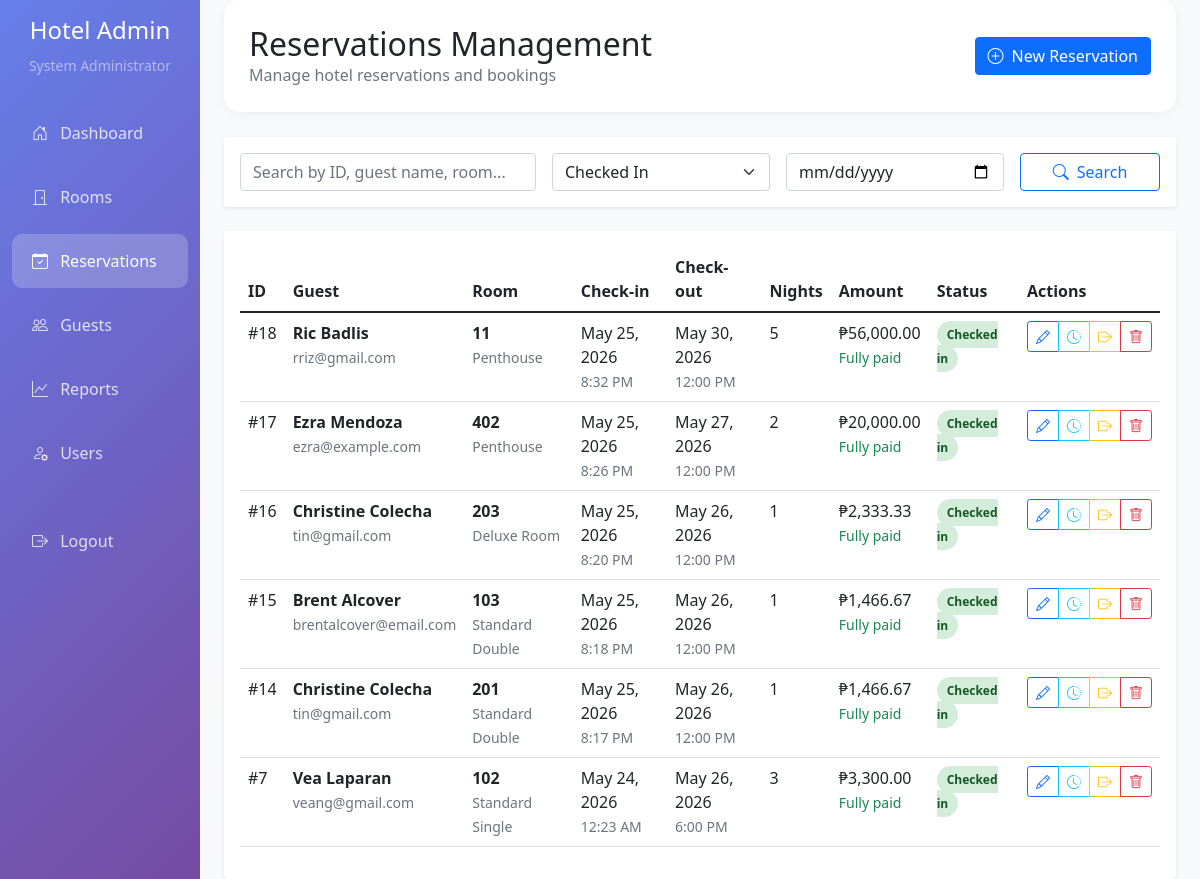
Screenshot of /admin/reservations.php?filter_status=checked_in (signed in) with the database file from the repository.
### tables this page shows
CREATE TABLE `reservations` (
  `reservation_id` int(11) NOT NULL,
  `guest_id` int(11) NOT NULL,
  `room_id` int(11) NOT NULL,
  `check_in_date` date NOT NULL,
  `check_in_time` time NOT NULL DEFAULT curtime(),
  `check_out_date` date NOT NULL,
  `check_out_time` time NOT NULL DEFAULT '12:00:00',
  `total_amount` decimal(10,2) NOT NULL,
  `status` enum('confirmed','checked_in','checked_out','cancelled') DEFAULT 'confirmed',
  `created_by` int(11) NOT NULL,
  `created_at` timestamp NOT NULL DEFAULT current_timestamp()
);

CREATE TABLE `guests` (
  `guest_id` int(11) NOT NULL,
  `first_name` varchar(50) NOT NULL,
  `last_name` varchar(50) NOT NULL,
  `email` varchar(100) NOT NULL,
  `phone` varchar(20) NOT NULL,
  `address` text DEFAULT NULL,
  `id_number` varchar(50) DEFAULT NULL,
  `created_at` timestamp NOT NULL DEFAULT current_timestamp()
);

CREATE TABLE `rooms` (
  `room_id` int(11) NOT NULL,
  `room_number` varchar(10) NOT NULL,
  `type_id` int(11) NOT NULL,
  `floor_number` int(11) NOT NULL,
  `status` enum('available','occupied','maintenance','reserved') DEFAULT 'available'
);

CREATE TABLE `room_types` (
  `type_id` int(11) NOT NULL,
  `type_name` varchar(50) NOT NULL,
  `description` text DEFAULT NULL,
  `base_price` decimal(10,2) NOT NULL,
  `max_occupancy` int(11) NOT NULL
);

### config/database.php (called while the page is built, shortened)
<?php
class Database {
    private $host = "localhost";
    private $username = "root";
    private $password = "";
    private $database = "hotel_reservation";
    private $connection;
    public function __construct() {
        $this->connection = $this->getConnection();
    }
    private function getConnection() {
        try {
            $conn = new mysqli($this->host, $this->username, $this->password, $this->database);
            $conn->set_charset("utf8");
            return $conn;
        } catch (Exception $e) {
            die("Database connection error: " . $e->getMessage());
        }
    }
    public function query($sql) {
        $result = $this->connection->query($sql);
        return $result;
    }
}
?>

### functions/availability.php (called while the page is built, shortened)
<?php
function hasReservationTimeColumns($db) {
    $result = $db->query("SHOW COLUMNS FROM reservations LIKE 'check_out_time'");
    return $result && $result->num_rows > 0;
}

### admin/reservations.php (the view, shortened to what this page needs)
<?php
require_once __DIR__ . '/../config/database.php';
require_once __DIR__ . '/../functions/availability.php';
$db = new Database();
$search = $_GET['search'] ?? '';
$filter_status = $_GET['filter_status'] ?? '';
$filter_date = $_GET['filter_date'] ?? '';
$hasTimeColumns = hasReservationTimeColumns($db);
$checkInTimeExpr = $hasTimeColumns ? 'r.check_in_time' : "'14:00:00'";
$checkOutTimeExpr = $hasTimeColumns ? 'r.check_out_time' : "'12:00:00'";
$sql = "SELECT r.*, $checkInTimeExpr as check_in_time, $checkOutTimeExpr as check_out_time, CONCAT(g.first_name, ' ', g.last_name) as guest_name,
        g.email as guest_email, g.phone as guest_phone,
        room.room_number, rt.type_name,
        COALESCE(payments_summary.paid_amount, 0) AS paid_amount,
        GREATEST(r.total_amount - COALESCE(payments_summary.paid_amount, 0), 0) AS remaining_amount
        FROM reservations r
        LEFT JOIN guests g ON r.guest_id = g.guest_id
        LEFT JOIN rooms room ON r.room_id = room.room_id
        LEFT JOIN room_types rt ON room.type_id = rt.type_id
        LEFT JOIN (
            SELECT reservation_id, SUM(amount) AS paid_amount
            FROM payments
            WHERE status = 'completed'
            GROUP BY reservation_id
        ) payments_summary ON payments_summary.reservation_id = r.reservation_id
        WHERE 1=1";
if ($filter_status) {
    $sql .= " AND r.status = '$filter_status'";
}
$sql .= " ORDER BY r.created_at DESC";
$reservationsResult = $db->query($sql);
?>
<!DOCTYPE html>
<html lang="en">
<head>
    <link href="https://cdn.jsdelivr.net/npm/bootstrap@5.1.3/dist/css/bootstrap.min.css" rel="stylesheet">
    <link rel="stylesheet" href="../node_modules/bootstrap-icons/font/bootstrap-icons.css">
</head>
<body>
    <div class="container-fluid">
        <div class="row">
            <nav class="col-md-3 col-lg-2 d-md-block sidebar collapse">
                <div class="position-sticky pt-3">
                    <div class="text-center mb-4">
                        <h4 class="text-white">Hotel Admin</h4>
                        <small class="text-white-50"><?php echo $_SESSION['full_name']; ?></small>
                    </div>
                    <ul class="nav flex-column">
                        <li class="nav-item">
                            <a class="nav-link" href="dashboard.php">
                                <i class="bi bi-house-door me-2"></i> Dashboard
                            </a>
                        </li>
                        <li class="nav-item">
                            <a class="nav-link" href="rooms.php">
                                <i class="bi bi-door-closed me-2"></i> Rooms
                            </a>
                        </li>
                        <li class="nav-item">
                            <a class="nav-link active" href="reservations.php">
                                <i class="bi bi-calendar-check me-2"></i> Reservations
                            </a>
                        </li>
                        <li class="nav-item">
                            <a class="nav-link" href="guests.php">
                                <i class="bi bi-people me-2"></i> Guests
                            </a>
                        </li>
                        <li class="nav-item">
                            <a class="nav-link" href="reports.php">
                                <i class="bi bi-graph-up me-2"></i> Reports
                            </a>
                        </li>
                        <li class="nav-item">
                            <a class="nav-link" href="users.php">
                                <i class="bi bi-person-gear me-2"></i> Users
                            </a>
                        </li>
                        <li class="nav-item mt-4">
                            <a class="nav-link" href="../logout.php">
                                <i class="bi bi-box-arrow-right me-2"></i> Logout
                            </a>
                        </li>
                    </ul>
                </div>
            </nav>
            <main class="col-md-9 ms-sm-auto col-lg-10 px-md-4 main-content">
                <div class="page-header">
                    <div class="d-flex justify-content-between align-items-center">
                        <div>
                            <h2 class="mb-0">Reservations Management</h2>
                            <p class="text-muted mb-0">Manage hotel reservations and bookings</p>
                        </div>
                        <button class="btn btn-primary" data-bs-toggle="modal" data-bs-target="#reservationModal">
                            <i class="bi bi-plus-circle me-2"></i>New Reservation
                        </button>
                    </div>
                </div>
                <div class="card border-0 shadow-sm mb-4">
                    <div class="card-body">
                        <form method="GET" class="row g-3">
                            <div class="col-md-4">
                                <input type="text" class="form-control" name="search"
                                       placeholder="Search by ID, guest name, room..."
                                       value="<?php echo $search; ?>">
                            </div>
                            <div class="col-md-3">
                                <select class="form-select" name="filter_status">
                                    <option value="checked_in" <?php echo $filter_status == 'checked_in' ? 'selected' : ''; ?>>Checked In</option>
                                </select>
                            </div>
                            <div class="col-md-3">
                                <input type="date" class="form-control" name="filter_date"
                                       value="<?php echo $filter_date; ?>">
                            </div>
                            <div class="col-md-2">
                                <button type="submit" class="btn btn-outline-primary w-100">
                                    <i class="bi bi-search me-2"></i>Search
                                </button>
                            </div>
                        </form>
                    </div>
                </div>
                <div class="card border-0 shadow-sm">
                    <div class="card-body">
                        <div class="table-responsive">
                            <table class="table table-hover">
                                <thead>
                                    <tr>
                                        <th>ID</th>
                                        <th>Guest</th>
                                        <th>Room</th>
                                        <th>Check-in</th>
                                        <th>Check-out</th>
                                        <th>Nights</th>
                                        <th>Amount</th>
                                        <th>Status</th>
                                        <th>Actions</th>
                                    </tr>
                                </thead>
                                <tbody>
                                    <?php while ($reservation = $reservationsResult->fetch_assoc()): ?>
                                    <tr>
                                        <td>#<?php echo $reservation['reservation_id']; ?></td>
                                        <td>
                                            <div>
                                                <strong><?php echo $reservation['guest_name']; ?></strong><br>
                                                <small class="text-muted"><?php echo $reservation['guest_email']; ?></small>
                                            </div>
                                        </td>
                                        <td>
                                            <div>
                                                <strong><?php echo $reservation['room_number']; ?></strong><br>
                                                <small class="text-muted"><?php echo $reservation['type_name']; ?></small>
                                            </div>
                                        </td>
                                        <?php
                                            $checkInDateTime = $reservation['check_in_date'];
                                            $checkOutDateTime = $reservation['check_out_date'];
                                            $checkInTime = !empty($reservation['check_in_time']) ? $reservation['check_in_time'] : '14:00:00';
                                            $checkOutTime = !empty($reservation['check_out_time']) ? $reservation['check_out_time'] : '12:00:00';
                                            $checkInDateTime .= ' ' . $checkInTime;
                                            $checkOutDateTime .= ' ' . $checkOutTime;
                                            $checkInTs = strtotime($checkInDateTime);
                                            $checkOutTs = strtotime($checkOutDateTime);
                                            $nights = max(1, ceil(($checkOutTs - $checkInTs) / (60 * 60 * 24)));
                                            $checkInDisplayDate = date('M d, Y', $checkInTs);
                                            $checkOutDisplayDate = date('M d, Y', $checkOutTs);
                                            $checkInDisplayTime = date('g:i A', strtotime($checkInTime));
                                            $checkOutDisplayTime = date('g:i A', strtotime($checkOutTime));
                                        ?>
                                        <td>
                                            <?php echo $checkInDisplayDate; ?><br>
                                            <?php if ($checkInDisplayTime): ?>
                                                <small class="text-muted"><?php echo $checkInDisplayTime; ?></small>
                                            <?php endif; ?>
                                        </td>
                                        <td>
                                            <?php echo $checkOutDisplayDate; ?><br>
                                            <?php if ($checkOutDisplayTime): ?>
                                                <small class="text-muted"><?php echo $checkOutDisplayTime; ?></small>
                                            <?php endif; ?>
                                        </td>
                                        <td><?php echo $nights; ?></td>
                                        <td>
                                            ₱<?php echo number_format($reservation['total_amount'], 2); ?>
                                            <?php if ((float)$reservation['remaining_amount'] > 0): ?>
                                                <br><small class="text-warning">Balance: ₱<?php echo number_format($reservation['remaining_amount'], 2); ?></small>
                                            <?php else: ?>
                                                <br><small class="text-success">Fully paid</small>
                                            <?php endif; ?>
                                        </td>
                                        <td>
                                            <span class="status-badge status-<?php echo $reservation['status']; ?>">
                                                <?php echo ucfirst(str_replace('_', ' ', $reservation['status'])); ?>
                                            </span>
                                        </td>
                                        <td>
                                            <div class="btn-group" role="group">
                                                <button class="btn btn-sm btn-outline-primary"
                                                        onclick="editReservation(<?php echo $reservation['reservation_id']; ?>)">
                                                    <i class="bi bi-pencil"></i>
                                                </button>
                                                <?php if ($reservation['status'] == 'checked_in'): ?>
                                                <button class="btn btn-sm btn-outline-info"
                                                        onclick="openExtendModal(<?php echo $reservation['reservation_id']; ?>)">
                                                    <i class="bi bi-clock-history"></i>
                                                </button>
                                                <button class="btn btn-sm btn-outline-warning"
                                                        onclick="checkOut(<?php echo $reservation['reservation_id']; ?>)">
                                                    <i class="bi bi-box-arrow-right"></i>
                                                </button>
                                                <?php endif; ?>
                                                <button class="btn btn-sm btn-outline-danger"
                                                        onclick="deleteReservation(<?php echo $reservation['reservation_id']; ?>)">
                                                    <i class="bi bi-trash"></i>
                                                </button>
                                            </div>
                                        </td>
                                    </tr>
                                    <?php endwhile; ?>
                                </tbody>
                            </table>
                        </div>
                    </div>
                </div>
            </main>
        </div>
    </div>
</body>
</html>

### rows the page displays
reservations: reservation_id "18", guest_name "Ric Badlis", guest.email "rriz@gmail.com", room.room_number "11", room_types.type_name "Penthouse", checkInDisplayDate "May 25, 2026", check_in_time "8:32 PM", checkOutDisplayDate "May 30, 2026", check_out_time "12:00 PM", nights "5", total_amount "56,000.00", status "Checked in"
reservations: reservation_id "17", guest_name "Ezra Mendoza", guest.email "ezra@example.com", room.room_number "402", room_types.type_name "Penthouse", checkInDisplayDate "May 25, 2026", check_in_time "8:26 PM", checkOutDisplayDate "May 27, 2026", check_out_time "12:00 PM", nights "2", total_amount "20,000.00", status "Checked in"
reservations: reservation_id "16", guest_name "Christine Colecha", guest.email "tin@gmail.com", room.room_number "203", room_types.type_name "Deluxe Room", checkInDisplayDate "May 25, 2026", check_in_time "8:20 PM", checkOutDisplayDate "May 26, 2026", check_out_time "12:00 PM", nights "1", total_amount "2,333.33", status "Checked in"
reservations: reservation_id "15", guest_name "Brent Alcover", guest.email "brentalcover@email.com", room.room_number "103", room_types.type_name "Standard Double", checkInDisplayDate "May 25, 2026", check_in_time "8:18 PM", checkOutDisplayDate "May 26, 2026", check_out_time "12:00 PM", nights "1", total_amount "1,466.67", status "Checked in"
reservations: reservation_id "14", guest_name "Christine Colecha", guest.email "tin@gmail.com", room.room_number "201", room_types.type_name "Standard Double", checkInDisplayDate "May 25, 2026", check_in_time "8:17 PM", checkOutDisplayDate "May 26, 2026", check_out_time "12:00 PM", nights "1", total_amount "1,466.67", status "Checked in"
reservations: reservation_id "7", guest_name "Vea Laparan", guest.email "veang@gmail.com", room.room_number "102", room_types.type_name "Standard Single", checkInDisplayDate "May 24, 2026", check_in_time "12:23 AM", checkOutDisplayDate "May 26, 2026", check_out_time "6:00 PM", nights "3", total_amount "3,300.00", status "Checked in"

### other values shown
$_SESSION['full_name'] "System Administrator"
